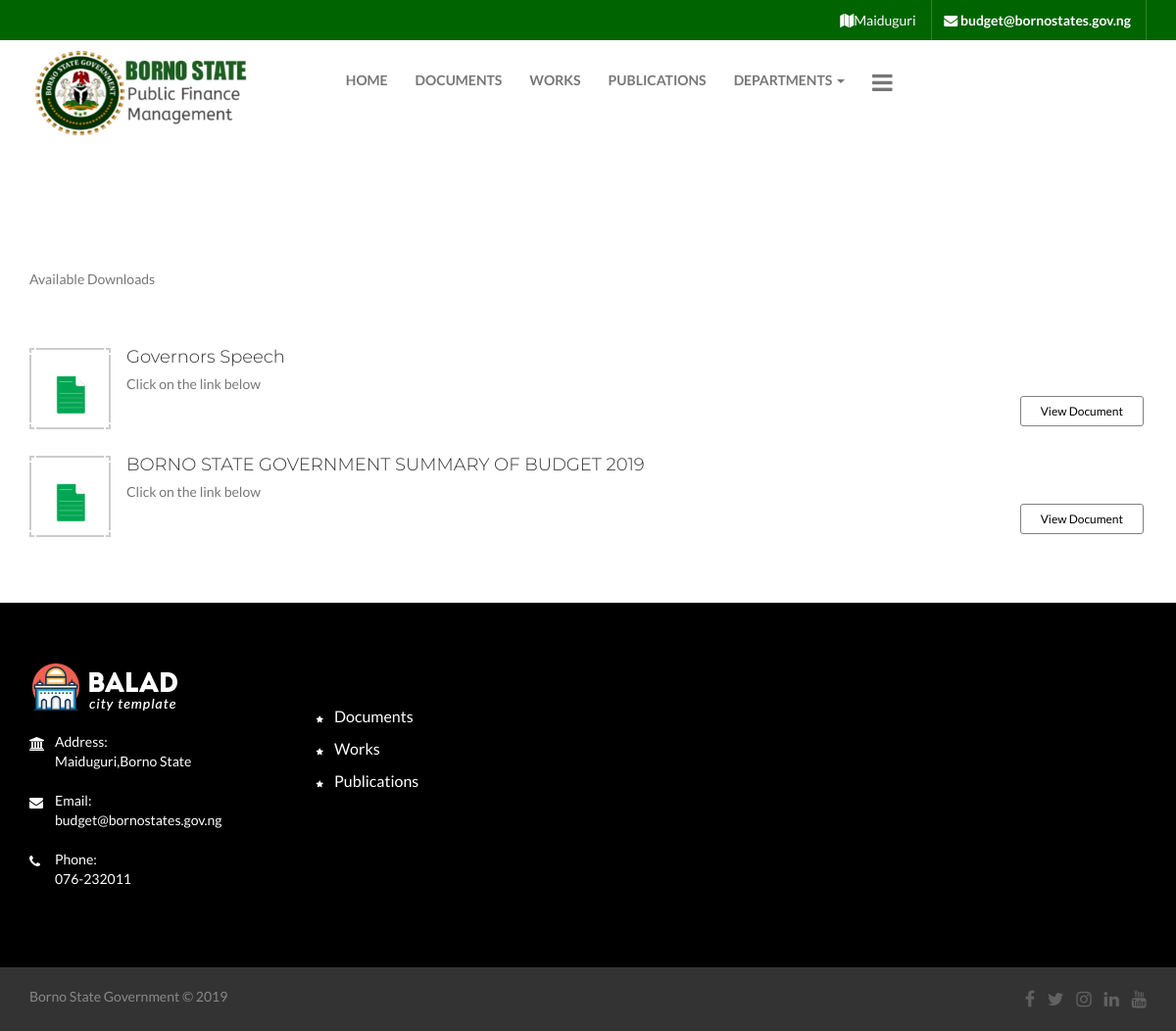
/documents/, run on the app's committed database.
### budget/models.py (models this page shows, shortened)
class Setting(models.Model):
    email = models.CharField(max_length=100)
    phone = models.CharField(max_length=11)
    logo = models.ImageField()
    title = models.CharField(max_length=100)
    address = models.CharField(max_length=100)
    category = models.ForeignKey(Category,on_delete = models.CASCADE,unique=True)
    class Meta:
        verbose_name= 'Setting'
        verbose_name_plural = 'Settings'

class Document(models.Model):
    file_title = models.CharField(max_length=100)
    file_media = models.FileField()
    category = models.ForeignKey(Category,on_delete = models.CASCADE)
    governors_speech = models.BooleanField(default=False,unique=True)
    image_data = models.ImageField(null=True,blank=True)
    class Meta:
        verbose_name= 'Document'
        verbose_name_plural = 'Documents'

### budget/views.py (the view)
# urls.py: path('documents/',views.documents),
def documents(request):
    documents =Document.objects.all()
    settings = Setting.objects.get(category_id="2")
    args = {
        "documents":documents,
        "settings":settings,
    }
    return render(request,'documents.html',args)

### templates/documents.html (shortened to what this page needs)
{% extends 'base.html' %}
{% block body %}
{% load static%}
<section class="wf100 subheader">
        <div class="container">
           <h2>Documents</h2>
          <p>Available Downloads</p>
        </div>
     </section>
     <div class="container">
     <div class="row">
            {% for document in documents %}
            <div class="col-md-12 col-sm-6">
              <ul class="lb-ser-box">
                <li> <span class="lb-icon"><img src="{% static "images/local-icon5.png" %}" style="height: 50px;padding-top:10px;" alt=""></span>
                  <h6>{{document.file_title}}</h6>
                  <p>Click on the link below</p>
                  <div class="single-post-tags pull-right"> <a href="download.php?dow=<?=$doc['doc_path']?>">View  Document</a>  </div>
                </li>
              </ul>
            </div>
            {% endfor %}
          </div>
     </div>
<br><br>
{% endblock %}

### templates/partials/nav.html (shortened to what this page needs)
<header class="wf100 header mb-5">
    <div class="topbar">
      <div class="container">
        <div class="row">
          <div class="col-md-6 col-sm-6">
            <ul class="right-links">
              <li> <a href="home-two.html#"><i class="fa fa-map"></i>{{settings.address}}</a> </li>
              <li> <a href="home-two.html#"><i class="fa fa-envelope"></i> <strong>{{settings.email}}</strong></a> </li>
            </ul>
          </div>
        </div>
      </div>
    </div>
    <div class="logo-nav-row">
      <div class="container">
        <div class="row">
          <div class="col-md-12">
            <nav class="navbar">
              <div class="navbar-header">
                <a class="navbar-brand" href="index.html"><img src="{{settings.logo.url}}" style="height:100px"
                    alt=""></a> </div>
              <div class="collapse navbar-collapse" id="bs-example-navbar-collapse-1">
                <ul class="nav navbar-nav">
                  <li><a href="/">HOME</a></li>
                  <li><a href="/documents">DOCUMENTS</a></li>
                  <li><a href="/works">WORKS</a></li>
                  <li><a href="/publications">PUBLICATIONS</a></li>
                  <li class="dropdown"> <a href="#" class="dropdown-toggle" data-toggle="dropdown" role="button" aria-haspopup="true" aria-expanded="true">Departments <span class="caret"></span></a>
                    </li>
                  <li class="bars-btn"><a href="#" id="sidebarCollapse"><i class="fa fa-bars"
                        style="font-size:24px;"></i> </a></li>
                </ul>
              </div>
            </nav>
          </div>
        </div>
      </div>
    </div>
    <br>
  </header>

### templates/partials/footer.html
<footer class="home3 main-footer wf100 ">
            <div class="container">
               <div class="row">
                  <div class="col-md-3 col-sm-6">
                     <div class="textwidget">
                        <img src="images/footer-logo2.png" alt="">
                        <address>
                           <ul>
                              <li> <i class="fa fa-university"></i> <strong>Address:</strong> {{settings.address}},Borno State
                              </li>
                              <li> <i class="fa fa-envelope"></i> <strong>Email:</strong> {{settings.email}}
                              </li>
                              <li> <i class="fa fa-phone"></i> <strong>Phone:</strong> {{settings.phone}}
                              </li>
                           </ul>
                        </address>
                     </div>
                  </div>
                  <div class="col-md-3 col-sm-6">
                     <div class="footer-widget">
                     <br><br>
                        <ul>
                           <li><a href="/documents"><i class="fa fa-star"></i> Documents</a></li>
                           <li><a href="/works"><i class="fa fa-star"></i> Works</a></li>
                           <li><a href="/publications"><i class="fa fa-star"></i> Publications</a></li>
                        </ul>
                     </div>
                  </div>
               </div>
            </div>
         </footer>
         <footer class="footer wf100">
    <div class="container">
      <div class="row">
        <div class="col-md-7 col-sm-7">
          <p class="copyr">Borno State Government © 2019</p>
        </div>
        <div class="col-md-5 col-sm-5">
          <ul class="footer-social">
            <li><a href="#"><i class="fa fa-facebook-f"></i></a></li>
            <li><a href="#"><i class="fa fa-twitter"></i></a></li>
            <li><a href="#"><i class="fa fa-instagram"></i></a></li>
            <li><a href="#"><i class="fa fa-linkedin-in"></i></a></li>
            <li><a href="#"><i class="fa fa-youtube"></i></a></li>
          </ul>
        </div>
      </div>
    </div>
  </footer>

### static/css/color.css (style rules this page uses)
.city-tour strong, ul.reports, .h3-navbar .donate-btn a:hover, .wrap-404 a.back, .wrap-404 button.btn, .main-slider .owl-carousel button.owl-dot span:hover, .main-slider .owl-carousel button.owl-dot.active span, .banner-tags li:hover, .header .topbar, .city-highlights .owl-carousel .owl-nav button.owl-next:hover, .city-highlights .owl-carousel .owl-nav button.owl-prev:hover, .sub-menu a:hover, .logo-nav-row .dropdown-menu>li>a:hover, .slider-caption a:hover, .Mayor-text a:hover, .title-style-2 a:hover, .city-highlights .owl-carousel .owl-nav button.owl- next:hover, .city-highlights .owl-carousel .owl-nav button.owl-prev:hover, .emergency-info, .stay-connected input[type="submit"], .h2-Mayor-msg .Mayor-txt a:hover, .team-heading a:hover, .h3-slider-caption a:hover, .news-details blockquote, .single-post-tags a:hover, .post-comments-form input[type="submit"], .deprt-icon-box a.rm:hover, a.jobs-link:hover, .community-links-style-two li a img, .widget .upcoming-events li:hover .edate, .contact-team, .newsletter-style2 button, .post-comments-form input[type="submit"], .service-page-bottom .newsletter-form button, .city-updates li.more-news a:hover, .department-links li a, .contact-form input[type="submit"], .event-date-share .edate, .event-gallery .eg-thumb a:hover, a.dbutton, .dn-btn, .single-donation-box .progress .progress-bar, li.form-submit button, .donator-details input[type="submit"], .login-box input[type="submit"], .login-account, .register-account input[type="submit"], .home3.emergency-numbers .newsletter-form button { background-color: #006400; }

### static/css/all.css (style rules this page uses)
.fa, .fas, .far, .fal, .fab { -moz-osx-font-smoothing: grayscale; -webkit-font-smoothing: antialiased; display: inline-block; font-style: normal; font-variant: normal; text-rendering: auto; line-height: 1; }
.fa-bars:before { content: "\f0c9"; }
.fa-envelope:before { content: "\f0e0"; }
.fa-facebook-f:before { content: "\f39e"; }
.fa-instagram:before { content: "\f16d"; }
.fa-linkedin-in:before { content: "\f0e1"; }
.fa-map:before { content: "\f279"; }
.fa-phone:before { content: "\f095"; }
.fa-star:before { content: "\f005"; }
.fa-twitter:before { content: "\f099"; }
.fa-university:before { content: "\f19c"; }
.fa-youtube:before { content: "\f167"; }
.fa, .fas { font-family: 'FontAwesome'; font-weight: 900; }

### templates/base.html (style rules this page uses)
.logo-nav-row .navbar-brand { padding: 0px 0; }

### data on the page
Setting: address "Maiduguri", email "budget@bornostates.gov.ng", logo (picture), phone "076-232011"
Document: file_title "Governors Speech"
Document: file_title "BORNO STATE GOVERNMENT SUMMARY OF BUDGET 2019"
